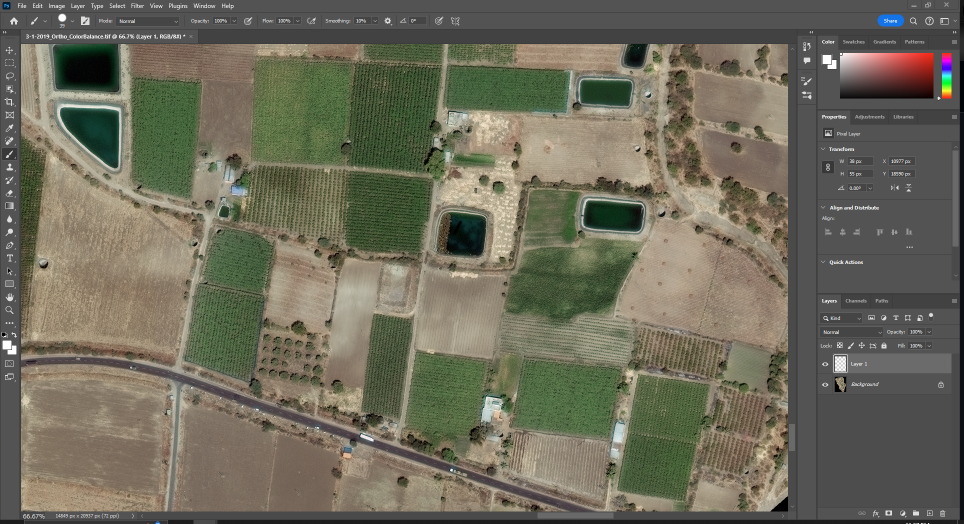
#> input picture workflow/0_generate-training/demo/ZoomedInLayers.PNG, 1928 x 1048 px, given in place of train.png, which was not available (shown at 1/2 size)
$ jupyter execute --allow-errors generate-training.ipynb   (text cells are left out)
#> lines starting #> are read from the running program, lines starting #| are printed output that depends on the picture; pictures that were not available may be replaced by others from this repository, and a replacement may not be noted
### utils/preprocess.py
"""
Updated 04/03/2024
This program takes satellite images and divides them into smaller tiles.
These tiles can then be used as test data for the Kadwanchi models.
The output is a folder of images ready for model application.
"""

import os, random, shutil
from PIL import Image, ImageOps


def divide_and_save_image(input_image_path, output_folder, tile_width, tile_height):
    """
    Divides the input image into smaller tiles of specified width and height.

    Parameters:
    - input_image_path: The path to the input image to be divided.
    - output_folder: The folder where the tiles will be saved.
    - tile_width: The width of each tile.
    - tile_height: The height of each tile.
    """
#> called with input_image_path = 'data/train.png', output_folder = 'data/train/', tile_width = 1024, tile_height = 1024
    # Create the output folder if it doesn't exist
    if not os.path.exists(output_folder):
        os.makedirs(output_folder)
    try:
        with Image.open(input_image_path) as img:
#> img is the input picture: PIL image 1928x1048 RGBA; mean R, G, B, A 109.7, 107.1, 91, 255
            image_width, image_height = img.size
#> image_width = 1928; image_height = 1048
            slider_width = tile_width // 4
            slider_height = tile_height // 4
            for y in range(0, image_height, slider_height):
                for x in range(0, image_width, slider_width):
                    tile = img.crop((x, y, x + tile_width, y + tile_height))
                    tile.save(os.path.join(output_folder, f"tile_{x}_{y}.png"))
#> this loop made 5 passes
#> pass 1, in divide_and_save_image, `tile.save(os.path.join(output_folder, f"tile_{x}_{y}.png"))`:
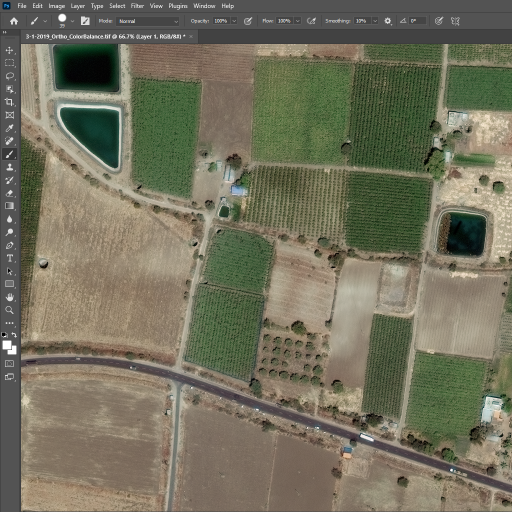
#> saved as tile_0_0.png: PIL image 1024x1024 RGBA (shown at 1/2 size); mean R, G, B, A 115, 112.8, 92.9, 255
#> pass 1, in divide_and_save_image, `tile.save(os.path.join(output_folder, f"tile_{x}_{y}.png"))`:
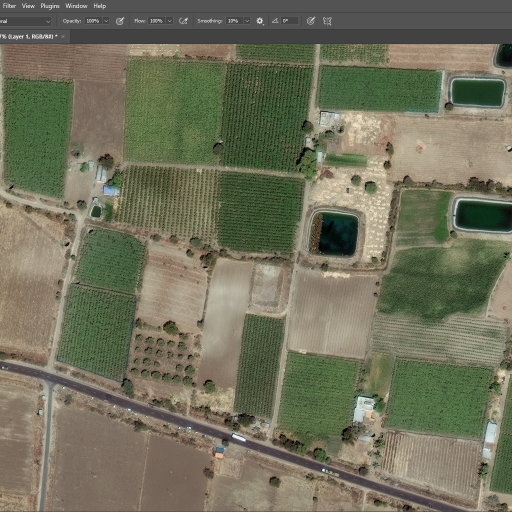
#> saved as tile_256_0.png: PIL image 1024x1024 RGBA (shown at 1/2 size); mean R, G, B, A 112.9, 112.8, 91.2, 255
#> pass 1, in divide_and_save_image, `tile.save(os.path.join(output_folder, f"tile_{x}_{y}.png"))`:
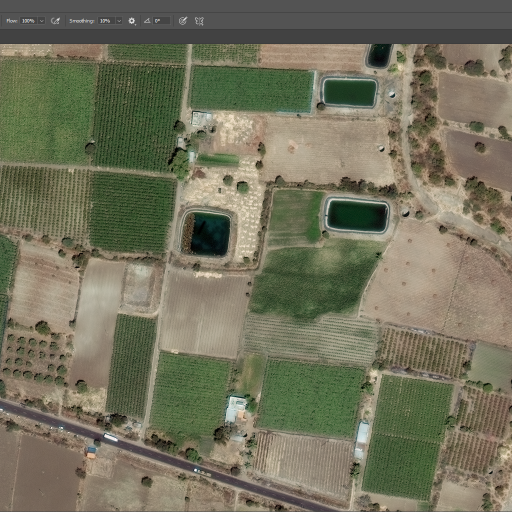
#> saved as tile_512_0.png: PIL image 1024x1024 RGBA (shown at 1/2 size); mean R, G, B, A 115.3, 113.8, 92.2, 255
#> pass 1, in divide_and_save_image, `tile.save(os.path.join(output_folder, f"tile_{x}_{y}.png"))`:
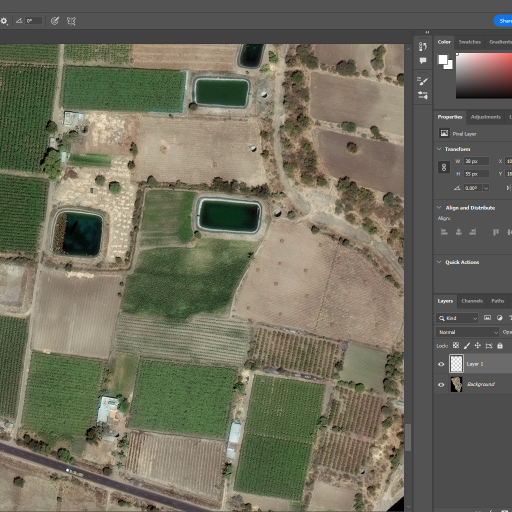
#> saved as tile_768_0.png: PIL image 1024x1024 RGBA (shown at 1/2 size); mean R, G, B, A 110.5, 108.7, 92.1, 255
#> after the loop:
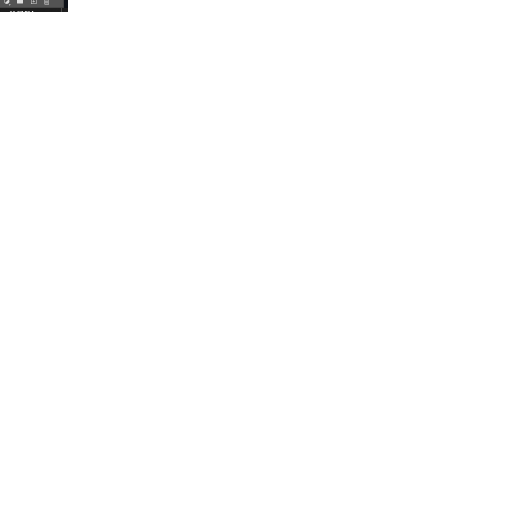
#> tile: PIL image 1024x1024 RGBA (shown at 1/2 size); mean R, G, B, A 0.2, 0.2, 0.2, 0.8; transparent parts drawn white
#> the loop in divide_and_save_image (call 2), `for y in range(0, image_height, slider_height):` made 5 passes
#> pass 1, in divide_and_save_image (call 2), `tile.save(os.path.join(output_folder, f"tile_{x}_{y}.png"))`:
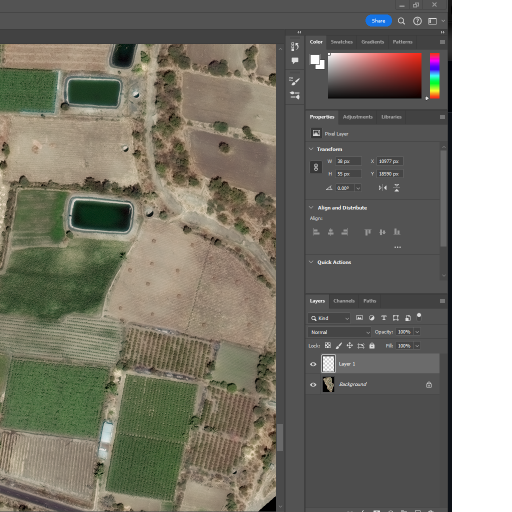
#> saved as tile_1024_0.png: PIL image 1024x1024 RGBA (shown at 1/2 size); mean R, G, B, A 93.5, 90.7, 79.6, 225.1; transparent parts drawn white
#> pass 1, in divide_and_save_image (call 2), `tile.save(os.path.join(output_folder, f"tile_{x}_{y}.png"))`:
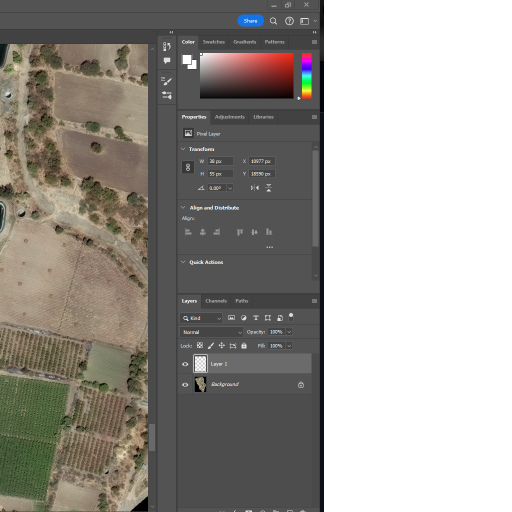
#> saved as tile_1280_0.png: PIL image 1024x1024 RGBA (shown at 1/2 size); mean R, G, B, A 65.3, 61.8, 56.3, 161.4; transparent parts drawn white
#> pass 1, in divide_and_save_image (call 2), `tile.save(os.path.join(output_folder, f"tile_{x}_{y}.png"))`:
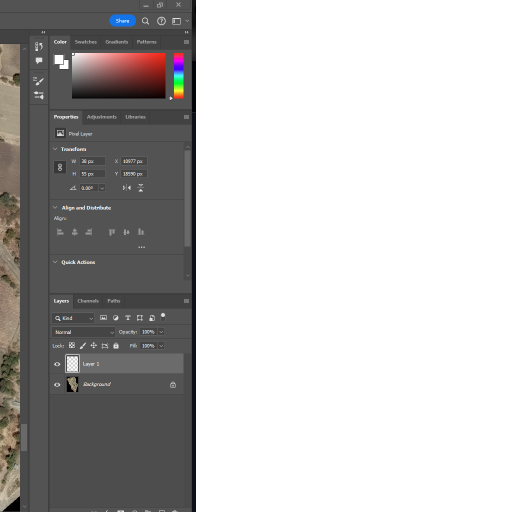
#> saved as tile_1536_0.png: PIL image 1024x1024 RGBA (shown at 1/2 size); mean R, G, B, A 33.7, 32.4, 31.8, 97.6; transparent parts drawn white
#> pass 1, in divide_and_save_image (call 2), `tile.save(os.path.join(output_folder, f"tile_{x}_{y}.png"))`:
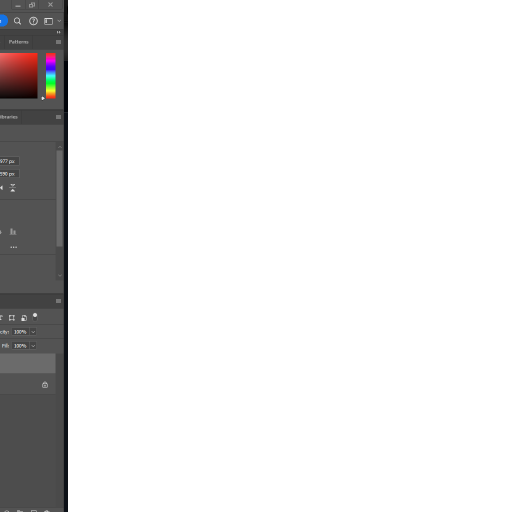
#> saved as tile_1792_0.png: PIL image 1024x1024 RGBA (shown at 1/2 size); mean R, G, B, A 10.7, 10.1, 10.2, 33.9; transparent parts drawn white

    except Exception as e:
        print(f"Error dividing and saving image: {str(e)}")


def filter_tiles_by_size(folder_path, min_file_size):
    """
    Filters out tiles smaller than a specified file size.

    Parameters:
    - folder_path: The path to the folder containing the tiles.
    - min_file_size: The minimum file size (in bytes) for the tiles to be kept.
    """
#> called with folder_path = 'data/train_mask/', min_file_size = 6496
    # List all files in the folder
    files = os.listdir(folder_path)
    for file_name in files:
        file_path = os.path.join(folder_path, file_name)
        try:
            # Check the file size
            file_size = os.path.getsize(file_path)
            # Remove the file if it's smaller than the minimum size
            if file_size < min_file_size:
                os.remove(file_path)
        except OSError as e:
            print(f"Error while processing '{file_name}': {e}")


def process_training_data(train_folder, train_mask_folder, train_not_used_folder):
    """
    Process training data by comparing files in the training and mask folders,
    and moving unmatched files to a 'not used' folder.

    Args:
        train_folder (str): Path to the training data folder.
        train_mask_folder (str): Path to the training mask data folder.
        train_not_used_folder (str): Path to the folder where unmatched training data should be moved.

    Returns:
        dict: Summary of processing including files moved and any errors.
    """
#> called with train_folder = 'data/train/', train_mask_folder = 'data/train_mask/', train_not_used_folder = 'data/train_not_used/'
    # Ensure the "train_not_used" folder exists
    if not os.path.exists(train_not_used_folder):
        os.makedirs(train_not_used_folder)

    # List files in the "train_mask" folder
    train_mask_files = os.listdir(train_mask_folder)
#> train_mask_files = []
    moved_files = []
    retained_files = []

    # Iterate through files in the "train" folder
    for train_file in os.listdir(train_folder):
        if train_file in train_mask_files:
            retained_files.append(train_file)
        else:
            # Move the file to the "train_not_used" folder
            train_file_path = os.path.join(train_folder, train_file)
            shutil.move(train_file_path, os.path.join(train_not_used_folder, train_file))
            moved_files.append(train_file)


def create_validation_set(train_folder, train_mask_folder, val_folder, val_mask_folder, num_images_to_select):
    """
    Randomly selects a specified number of images and their corresponding masks from training folders,
    moves them to validation folders, and lists their names in a text file.

    Args:
        train_folder (str): Path to the training images folder.
        train_mask_folder (str): Path to the training mask images folder.
        val_folder (str): Path to the validation images folder.
        val_mask_folder (str): Path to the validation mask images folder.
        num_images_to_select (int): Number of images to randomly select and move.

    Returns:
        None: Moves files and writes a list of moved image names to a text file.
    """
#> called with train_folder = 'data/train/', train_mask_folder = 'data/train_mask/', val_folder = 'data/val/', val_mask_folder = 'data/val_mask/', num_images_to_select = 150
    # Create the destination folders if they don't exist
    os.makedirs(val_folder, exist_ok=True)
    os.makedirs(val_mask_folder, exist_ok=True)

    # Get a list of all PNG image files in the train folder
    train_image_files = [file for file in os.listdir(train_folder) if file.lower().endswith('.png')]
#> train_image_files = []

    # Ensure there are enough images to select
    if num_images_to_select > len(train_image_files):
        raise ValueError("Number of images to select exceeds available images.")

    # Randomly select num_images_to_select images
    selected_images = random.sample(train_image_files, num_images_to_select)

    # Move selected images and their masks
    with open(os.path.join(val_folder, "val_names.txt"), "w") as val_names_file:
        for image_file in selected_images:
            image_name_without_extension = os.path.splitext(image_file)[0]

            # Move the image file
            shutil.move(os.path.join(train_folder, image_file), os.path.join(val_folder, image_file))

            # Write the image name to val_names.txt
            val_names_file.write(image_name_without_extension + "\n")

            # Move the corresponding mask file
            mask_file = image_name_without_extension + ".png"
            shutil.move(os.path.join(train_mask_folder, mask_file), os.path.join(val_mask_folder, mask_file))


def invert_image_colors(folder_path, file_extension=".png"):
    """
    Invert the colors of images within a specified folder that match the given file extension.

    Args:
        folder_path (str): The directory path where image files are located.
        file_extension (str): The file extension of images to be processed. Defaults to ".png".

    Returns:
        None: Images are processed and saved in place.
    """
#> called with folder_path = 'data/train_mask/', file_extension = '.png'
    # Ensure file extension starts with a dot
    if not file_extension.startswith("."):
        file_extension = "." + file_extension

    # List files in the folder with the specified extension
    image_files = [f for f in os.listdir(folder_path) if f.lower().endswith(file_extension)]
#> image_files = []

    # Process each image file
    for image_file in image_files:
        image_file_path = os.path.join(folder_path, image_file)

        try:
            # Open the image
            img = Image.open(image_file_path)

            # Convert the image to grayscale and then invert
            img_gray = img.convert("L")
            inverted_img = ImageOps.invert(img_gray)

            # Save the inverted image back to the file
            inverted_img.save(image_file_path)
        except Exception as e:
            print(f"Error processing '{image_file}': {e}")

    print("All specified images have been processed.")

### utils/create_annotations.py
from PIL import Image                                      # (pip install Pillow)
import numpy as np                                         # (pip install numpy)
from skimage import measure                                # (pip install scikit-image)
from shapely.geometry import Polygon, MultiPolygon         # (pip install Shapely)
import os
import json

# [53 lines left out: functions create_sub_masks, create_sub_mask_annotation, not called in this run]

def create_category_annotation(category_dict):
    category_list = []

    for key, value in category_dict.items():
        category = {
            "supercategory": key,
            "id": value,
            "name": key
        }
        category_list.append(category)

    return category_list

# [28 lines left out: functions create_image_annotation, create_annotation_format, not called in this run]

def get_coco_json_format():
    # Standard COCO format
    coco_format = {
        "info": {},
        "licenses": [],
        "images": [{}],
        "categories": [{}],
        "annotations": [{}]
    }

    return coco_format

### workflow/0_generate-training/generate-training.ipynb
[cell 1]
import os, sys, json
from PIL import Image

[cell 2]
ponds_root = os.path.dirname(os.path.dirname(os.getcwd()))
if ponds_root not in sys.path:
    sys.path.append(ponds_root)

# Configuration settings to set up folders
train_image_path = os.path.join(ponds_root, "data/train.png")  # Path to the input image
train_mask_path =  os.path.join(ponds_root,"data/train_mask.png")
train_folder =  os.path.join(ponds_root,"data/train/")  # Output folder for tiles
train_mask_folder =  os.path.join(ponds_root,"data/train_mask/")
train_not_used_folder =  os.path.join(ponds_root,"data/train_not_used/")
val_folder =  os.path.join(ponds_root,"data/val/")
val_mask_folder =   os.path.join(ponds_root,"data/val_mask/")

[cell 3]
tile_width, tile_height = 1024, 1024  # Tile dimensions
min_mask_size = 6496  # Minimum tile file size in bytes
Image.MAX_IMAGE_PIXELS = None

[cell 4]
from utils import preprocess as prep
# Step 1: Divide the input image into smaller tiles
prep.divide_and_save_image(train_image_path, train_folder, tile_width, tile_height)
prep.divide_and_save_image(train_mask_path, train_mask_folder, tile_width, tile_height)

# Step 2: Filter the masks generated tiles by their file size (filters out irrelevant blank tiles)
prep.filter_tiles_by_size(train_mask_folder, min_mask_size)
# Step 3: Keep training data so that the images data matches the masks
#         Making sure that all images have a corresponding mask
prep.process_training_data(train_folder, train_mask_folder, train_not_used_folder)

[cell 5]
num_images_to_select = 150
#> (the rest of this cell did not finish here and is left out)

[cell 6]
prep.invert_image_colors(train_mask_folder, file_extension=".png")
prep.invert_image_colors(val_mask_folder, file_extension=".png")

[cell 7]
import glob
from utils.create_annotations import *

# Label ids of the dataset
category_ids = {

    "pond": 1
}

# Define which colors match which categories in the images
category_colors = {
    "(255, 255, 255)": 1 # pond
}

# Define the ids that are a multiplolygon. In our case: wall, roof and sky
multipolygon_ids = []

# Get "images" and "annotations" info
def images_annotations_info(maskpath):
    # This id will be automatically increased as we go
    annotation_id = 0
    image_id = 0
    annotations = []
    images = []

    for mask_image in glob.glob(maskpath + "*.png"):
        # The mask image is *.png but the original image is *.jpg.
        # We make a reference to the original file in the COCO JSON file
        original_file_name = os.path.basename(mask_image).split(".")[0] + ".png"
        #print(original_file_name)
        # Open the image and (to be sure) we convert it to RGB
        mask_image_open = Image.open(mask_image).convert("RGB")
        w, h = mask_image_open.size

        # "images" info
        image = create_image_annotation(original_file_name, w, h, image_id)
        images.append(image)

        sub_masks = create_sub_masks(mask_image_open, w, h)
        for color, sub_mask in sub_masks.items():
            category_id = category_colors[color]

            # "annotations" info
            polygons, segmentations = create_sub_mask_annotation(sub_mask)

            # Check if we have classes that are a multipolygon
            if category_id in multipolygon_ids:
                # Combine the polygons to calculate the bounding box and area
                multi_poly = MultiPolygon(polygons)

                annotation = create_annotation_format(multi_poly, segmentations, image_id, category_id, annotation_id)

                annotations.append(annotation)
                annotation_id += 1
            else:
                for i in range(len(polygons)):
                    # Cleaner to recalculate this variable
                    segmentation = [np.array(polygons[i].exterior.coords).ravel().tolist()]

                    annotation = create_annotation_format(polygons[i], segmentation, image_id, category_id, annotation_id)

                    annotations.append(annotation)
                    annotation_id += 1
        image_id += 1
    return images, annotations, annotation_id

if __name__ == "__main__":
    # Get the standard COCO JSON format
    coco_format = get_coco_json_format()

    for keyword in ["train", "val"]:
        mask_path = os.path.join(ponds_root, f"data/{keyword}_mask/")
        # Create category section
        coco_format["categories"] = create_category_annotation(category_ids)

        # Create images and annotations sections
        coco_format["images"], coco_format["annotations"], annotation_cnt = images_annotations_info(mask_path)
#> annotation_cnt = 0
        json_path = os.path.join(ponds_root, f"data/{keyword}/{keyword}.json")
        with open(json_path,"w") as outfile:
            print(json_path)
#| data/train/train.json
            json.dump(coco_format, outfile)

        print("Created %d annotations for images in folder: %s" % (annotation_cnt, mask_path))
#| Created 0 annotations for images in folder: data/train_mask/
